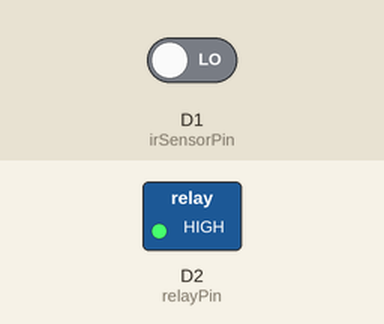
A sketch run on a simulated ESP8266 (NodeMCU). Shown: switched loads named in the sketch (green lamp = pin HIGH). The test bench sets the inputs (shaded band); at power-on: D1 (irSensorPin) LOW.

Above: at 1.2 s.
1.3 s: D1 (irSensorPin) driven HIGH
At 1.6 s:
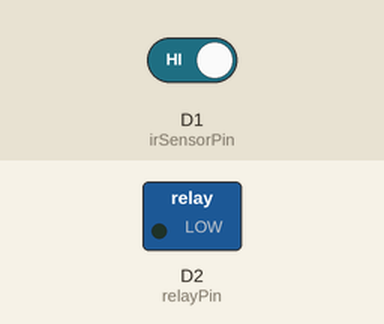
2.8 s: D1 (irSensorPin) driven LOW
At 4.0 s:
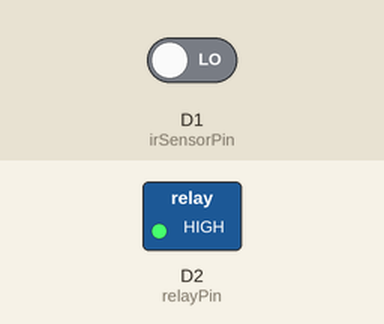
Timing chart, 0 to 5.8 s (numbered marks = the images above; inputs shaded):
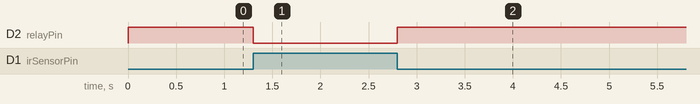

Measured:
- after the input at 1.3 s, D2 (relayPin): HIGH → LOW at once
- after the input at 2.8 s, D2 (relayPin): LOW → HIGH at once

The sketch:

Ir_Light.ino
```cpp
const int irSensorPin = D1;  // Pin for the IR sensor
const int relayPin = D2;     // Pin for the relay

void setup() {
  pinMode(irSensorPin, INPUT);
  pinMode(relayPin, OUTPUT);
}

void loop() {
  int sensorValue = digitalRead(irSensorPin);

  if (sensorValue == HIGH) {
    digitalWrite(relayPin, LOW);  // Turn on the relay
  } else {
    digitalWrite(relayPin, HIGH);   // Turn off the relay
  }

  delay(100);  // Delay for stability
}
```
